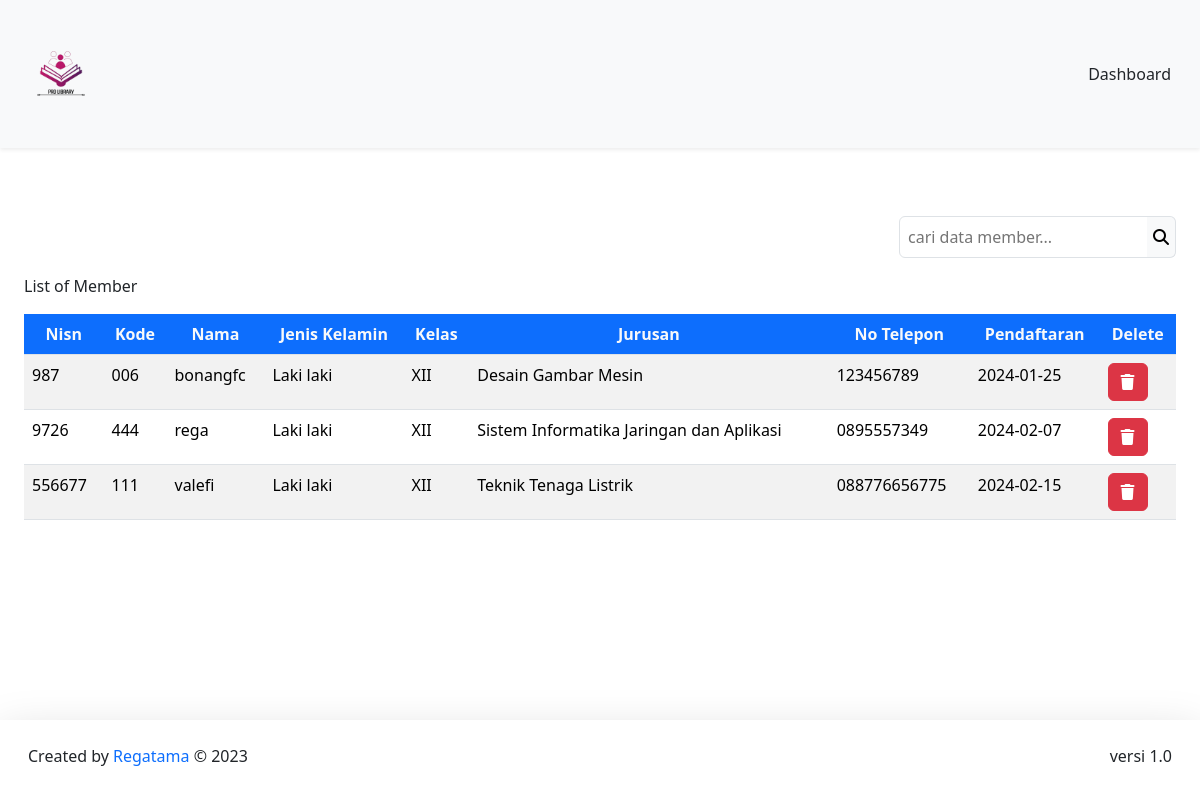
Page /DashboardAdmin/member/member.php (signed in) on the committed database.
### tables this page shows
CREATE TABLE `member` (
  `nisn` int(11) NOT NULL,
  `kode_member` varchar(12) NOT NULL,
  `nama` varchar(255) NOT NULL,
  `password` varchar(255) NOT NULL,
  `jenis_kelamin` varchar(20) NOT NULL,
  `kelas` varchar(5) NOT NULL,
  `jurusan` varchar(50) NOT NULL,
  `no_tlp` varchar(15) NOT NULL,
  `tgl_pendaftaran` date NOT NULL
);

### config/config.php (called while the page is built, shortened)
<?php
$host = "127.0.0.1";
$username = "root";
$password = "";
$database_name = "perpus_vale";
$connection = mysqli_connect($host, $username, $password, $database_name);
function queryReadData($dataKategori)
{
  global $connection;
  $result = mysqli_query($connection, $dataKategori);
  $items = [];
  while ($item = mysqli_fetch_assoc($result)) {
    $items[] = $item;
  }
  return $items;
}

### DashboardAdmin/member/member.php (the view, shortened to what this page needs)
<?php
require "../../config/config.php";
$member = queryReadData("SELECT * FROM member");
?>
<!DOCTYPE html>
<html lang="en">
<head>
   <link href="../../assets/css/bootstrap.min.css" rel="stylesheet">
</head>
<body>
   <nav class="navbar fixed-top bg-body-tertiary shadow-sm">
      <div class="container-fluid p-3">
         <a class="navbar-brand" href="#">
            <img src="../../assets/logoNav.png" alt="logo" width="90px">
         </a>
         <a class="btn btn-tertiary" href="../dashboardAdmin.php">Dashboard</a>
      </div>
   </nav>
   <br><br><br><br>
   <div class="p-4 mt-5">
      <form action="" method="post" class="mt-5">
         <div class="input-group d-flex justify-content-end mb-3">
            <input class="border p-2 rounded rounded-end-0 bg-tertiary" type="text" name="keyword" id="keyword"
               placeholder="cari data member...">
            <button class="border border-start-0 bg-light rounded rounded-start-0" type="submit" name="search"><i
                  class="fa-solid fa-magnifying-glass"></i></button>
         </div>
      </form>
      <caption>List of Member</caption>
      <div class="table-responsive mt-3">
         <table class="table table-striped table-hover">
            <thead class="text-center">
               <tr>
                  <th class="bg-primary text-light">Nisn</th>
                  <th class="bg-primary text-light">Kode</th>
                  <th class="bg-primary text-light">Nama</th>
                  <th class="bg-primary text-light">Jenis Kelamin</th>
                  <th class="bg-primary text-light">Kelas</th>
                  <th class="bg-primary text-light">Jurusan</th>
                  <th class="bg-primary text-light">No Telepon</th>
                  <th class="bg-primary text-light">Pendaftaran</th>
                  <th class="bg-primary text-light">Delete</th>
               </tr>
            </thead>
            <?php foreach ($member as $item) : ?>
            <tr>
               <td><?= $item["nisn"]; ?></td>
               <td><?= $item["kode_member"]; ?></td>
               <td><?= $item["nama"]; ?></td>
               <td><?= $item["jenis_kelamin"]; ?></td>
               <td><?= $item["kelas"]; ?></td>
               <td><?= $item["jurusan"]; ?></td>
               <td><?= $item["no_tlp"]; ?></td>
               <td><?= $item["tgl_pendaftaran"]; ?></td>
               <td>
                  <div class="action">
                     <a href="deleteMember.php?id=<?= $item["nisn"]; ?>" class="btn btn-danger"
                        onclick="return confirm('Yakin ingin menghapus data member ?');"><i
                           class="fa-solid fa-trash"></i></a>
                  </div>
               </td>
            </tr>
            <?php endforeach; ?>
         </table>
      </div>
   </div>
   <footer class="fixed-bottom shadow-lg bg-subtle p-3">
      <div class="container-fluid d-flex justify-content-between">
         <p class="mt-2">Created by <span class="text-primary"> Regatama</span> © 2023</p>
         <p class="mt-2">versi 1.0</p>
      </div>
   </footer>
</body>
</html>

### rows in the picture
member: nisn "987", kode_member "006", nama "bonangfc", jenis_kelamin "Laki laki", kelas "XII", jurusan "Desain Gambar Mesin", no_tlp "123456789", tgl_pendaftaran "2024-01-25"
member: nisn "9726", kode_member "444", nama "rega", jenis_kelamin "Laki laki", kelas "XII", jurusan "Sistem Informatika Jaringan dan Aplikasi", no_tlp "0895557349", tgl_pendaftaran "2024-02-07"
member: nisn "556677", kode_member "111", nama "valefi", jenis_kelamin "Laki laki", kelas "XII", jurusan "Teknik Tenaga Listrik", no_tlp "088776656775", tgl_pendaftaran "2024-02-15"
